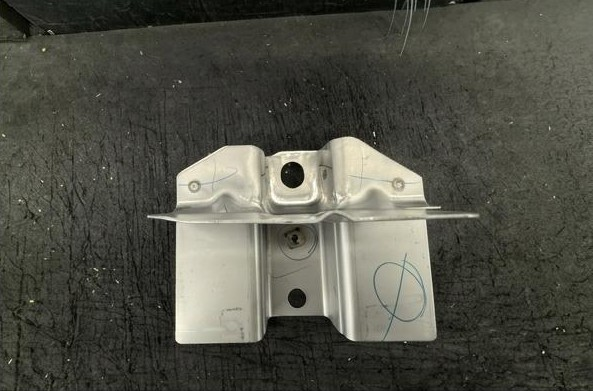
#> input picture ng_images/8983864641/image_1.jpg, 593 x 391 px
$ python -i inkmask.py   (imports and definitions only)
#> lines starting #> are read from the running program, lines starting #| are printed output that depends on the picture
#> further down, picture is the input picture: shape (391, 593, 3); mean B, G, R 71.4, 81.6, 81.3
"""Blue marker-ink exclusion.

Operators mark inspected parts with a blue felt pen. The ink position and
shape vary part to part, so unless it is excluded it becomes the dominant
false positive: every ink stroke is, correctly, "not like the golden set".

The final valid mask is `part_mask AND NOT ink_mask`.
"""
from __future__ import annotations

import cv2
import numpy as np

from .config import InkConfig


def blue_ink_mask(image: np.ndarray, cfg: InkConfig | None = None) -> np.ndarray:
    """Blue marker ink -> binary mask of pixels to EXCLUDE.

    Two cues, OR-ed:

      * an HSV window, for saturated ink on darker metal;
      * blue-channel dominance (B - R), which is what actually catches the pen
        on these images. A light-blue felt pen on bright bare steel measures
        hue ~99 but saturation only ~45, so an absolute saturation floor high
        enough to reject the metal's own cool cast misses the ink entirely.
        The B-R difference stays strongly positive for ink and hovers around
        -7 for the steel, so it separates cleanly where saturation does not.

    Dilated slightly so anti-aliased stroke edges -- partially ink-coloured
    and just as anomalous -- are covered too.
    """
    cfg = cfg or InkConfig()
    if not cfg.enabled:
        return np.zeros(image.shape[:2], np.uint8)

    hsv = cv2.cvtColor(image, cv2.COLOR_BGR2HSV)
#> hsv: shape (391, 593, 3); mean H, S, V 32.2, 38, 82.2
    lower = np.array([cfg.hue_lo, cfg.sat_min, cfg.val_min], np.uint8)
    upper = np.array([cfg.hue_hi, 255, 255], np.uint8)
    mask = cv2.inRange(hsv, lower, upper)
#> mask: shape (391, 593); every value is 0

    b = image[:, :, 0].astype(np.int16)
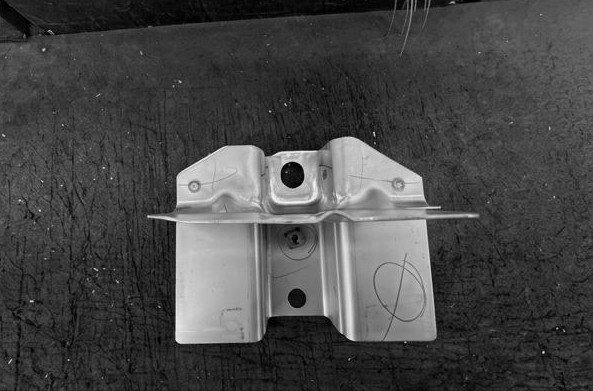
#> b: shape (391, 593) int16; min 0, max 244, mean 71.4
    r = image[:, :, 2].astype(np.int16)
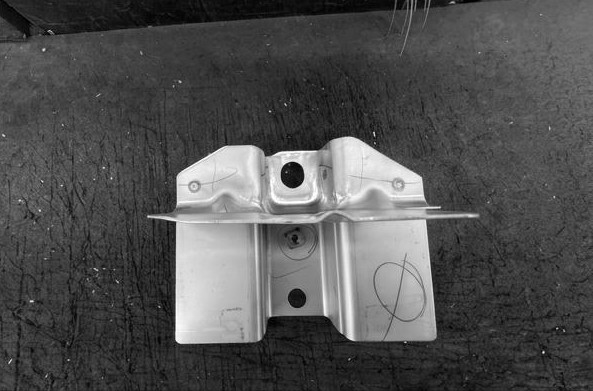
#> r: shape (391, 593) int16; min 0, max 255, mean 81.3
    h = hsv[:, :, 0]
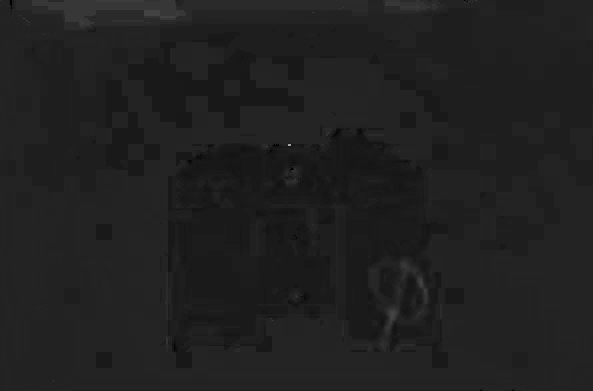
#> h: shape (391, 593); min 0, max 165, mean 32.2
    dominance = (
        ((b - r) >= cfg.blue_dominance)
        & (h >= cfg.hue_lo) & (h <= cfg.hue_hi)
        & (hsv[:, :, 2] >= cfg.val_min)
    ).astype(np.uint8) * 255
    mask = cv2.bitwise_or(mask, dominance)

    # Single-pixel JPEG chroma noise is not ink.
    mask = cv2.morphologyEx(
        mask, cv2.MORPH_OPEN, cv2.getStructuringElement(cv2.MORPH_ELLIPSE, (3, 3))
    )
    if cfg.dilate_px > 0:
        d = 2 * cfg.dilate_px + 1
        mask = cv2.dilate(
            mask, cv2.getStructuringElement(cv2.MORPH_ELLIPSE, (d, d))
        )
    return mask


def valid_mask(part_mask: np.ndarray, ink: np.ndarray) -> np.ndarray:
    """part AND NOT ink."""
    return cv2.bitwise_and(part_mask, cv2.bitwise_not(ink))


def ink_fraction(part_mask: np.ndarray, ink: np.ndarray) -> float:
    """Share of the part covered by ink -- useful as a sanity readout.

    A very high value usually means the HSV bounds are catching the part's
    own cool-toned specular highlights rather than the pen.
    """
    area = float((part_mask > 0).sum())
    if area == 0:
        return 0.0
    both = cv2.bitwise_and(part_mask, ink)
    return float((both > 0).sum()) / area

>>> import cv2
>>> picture = cv2.imread('../ng_images/8983864641/image_1.jpg')
>>> result = blue_ink_mask(picture)

$ run again, on ng_images/8983864641/image_2.jpg
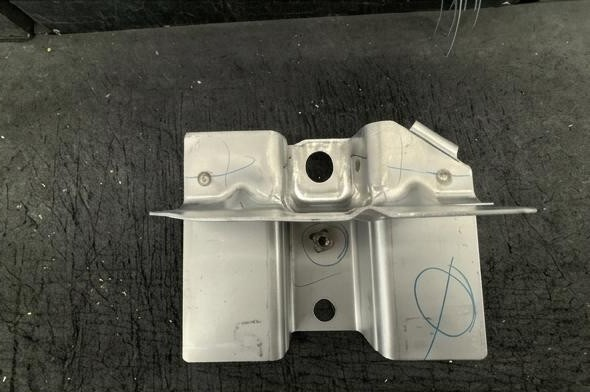
#> input picture ng_images/8983864641/image_2.jpg, 590 x 392 px
#> picture is the input picture: shape (392, 590, 3); mean B, G, R 77.8, 87.9, 88
#> hsv: shape (392, 590, 3); mean H, S, V 31.5, 36.6, 88.7
#> mask: shape (392, 590); every value is 0
#> in blue_ink_mask, `r = image[:, :, 2].astype(np.int16)`:
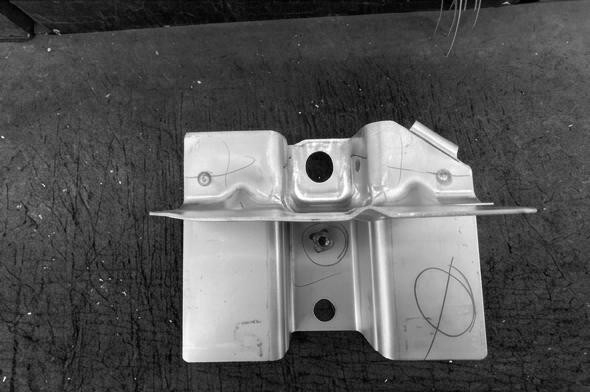
#> r: shape (392, 590) int16; min 0, max 255, mean 88
#> in blue_ink_mask, `h = hsv[:, :, 0]`:
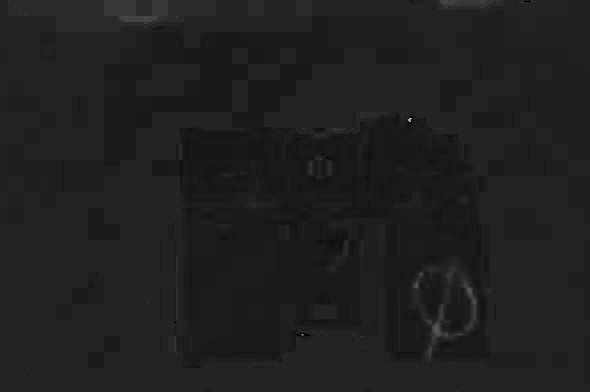
#> h: shape (392, 590); min 0, max 165, mean 31.5
